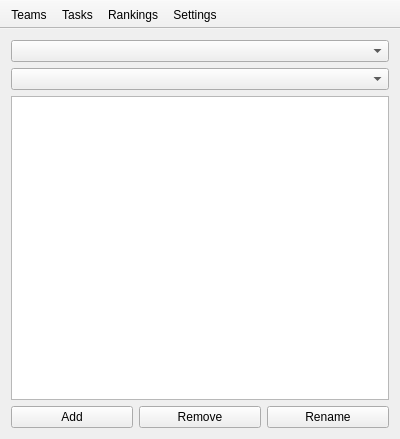
<?xml version="1.0" encoding="UTF-8"?>
<ui version="4.0">
 <class>MainWindow</class>
 <widget class="QMainWindow" name="MainWindow">
  <property name="geometry">
   <rect>
    <x>0</x>
    <y>0</y>
    <width>400</width>
    <height>439</height>
   </rect>
  </property>
  <property name="windowTitle">
   <string>MainWindow</string>
  </property>
  <widget class="QWidget" name="centralWidget">
   <layout class="QGridLayout" name="gridLayout">
    <item row="0" column="0" colspan="3">
     <widget class="QComboBox" name="comboEvent"/>
    </item>
    <item row="2" column="0" colspan="3">
     <widget class="TaskView" name="taskView"/>
    </item>
    <item row="3" column="1">
     <widget class="QPushButton" name="buttonRemove">
      <property name="text">
       <string>Remove</string>
      </property>
     </widget>
    </item>
    <item row="3" column="0">
     <widget class="QPushButton" name="buttonAdd">
      <property name="text">
       <string>Add</string>
      </property>
     </widget>
    </item>
    <item row="3" column="2">
     <widget class="QPushButton" name="buttonRename">
      <property name="text">
       <string>Rename</string>
      </property>
     </widget>
    </item>
    <item row="1" column="0" colspan="3">
     <widget class="QComboBox" name="comboTeam"/>
    </item>
   </layout>
  </widget>
  <widget class="QToolBar" name="toolBar">
   <property name="windowTitle">
    <string>toolBar</string>
   </property>
   <property name="movable">
    <bool>false</bool>
   </property>
   <property name="allowedAreas">
    <set>Qt::TopToolBarArea</set>
   </property>
   <property name="toolButtonStyle">
    <enum>Qt::ToolButtonTextUnderIcon</enum>
   </property>
   <property name="floatable">
    <bool>false</bool>
   </property>
   <attribute name="toolBarArea">
    <enum>TopToolBarArea</enum>
   </attribute>
   <attribute name="toolBarBreak">
    <bool>false</bool>
   </attribute>
   <addaction name="actionEditor"/>
   <addaction name="actionTasks"/>
   <addaction name="actionRankings"/>
   <addaction name="actionSettings"/>
  </widget>
  <action name="actionEditor">
   <property name="text">
    <string>Teams</string>
   </property>
  </action>
  <action name="actionTasks">
   <property name="text">
    <string>Tasks</string>
   </property>
  </action>
  <action name="actionRankings">
   <property name="text">
    <string>Rankings</string>
   </property>
  </action>
  <action name="actionSettings">
   <property name="text">
    <string>Settings</string>
   </property>
  </action>
 </widget>
 <layoutdefault spacing="6" margin="11"/>
 <customwidgets>
  <customwidget>
   <class>TaskView</class>
   <extends>QListView</extends>
   <header>taskview.h</header>
  </customwidget>
 </customwidgets>
 <resources/>
 <connections/>
</ui>
